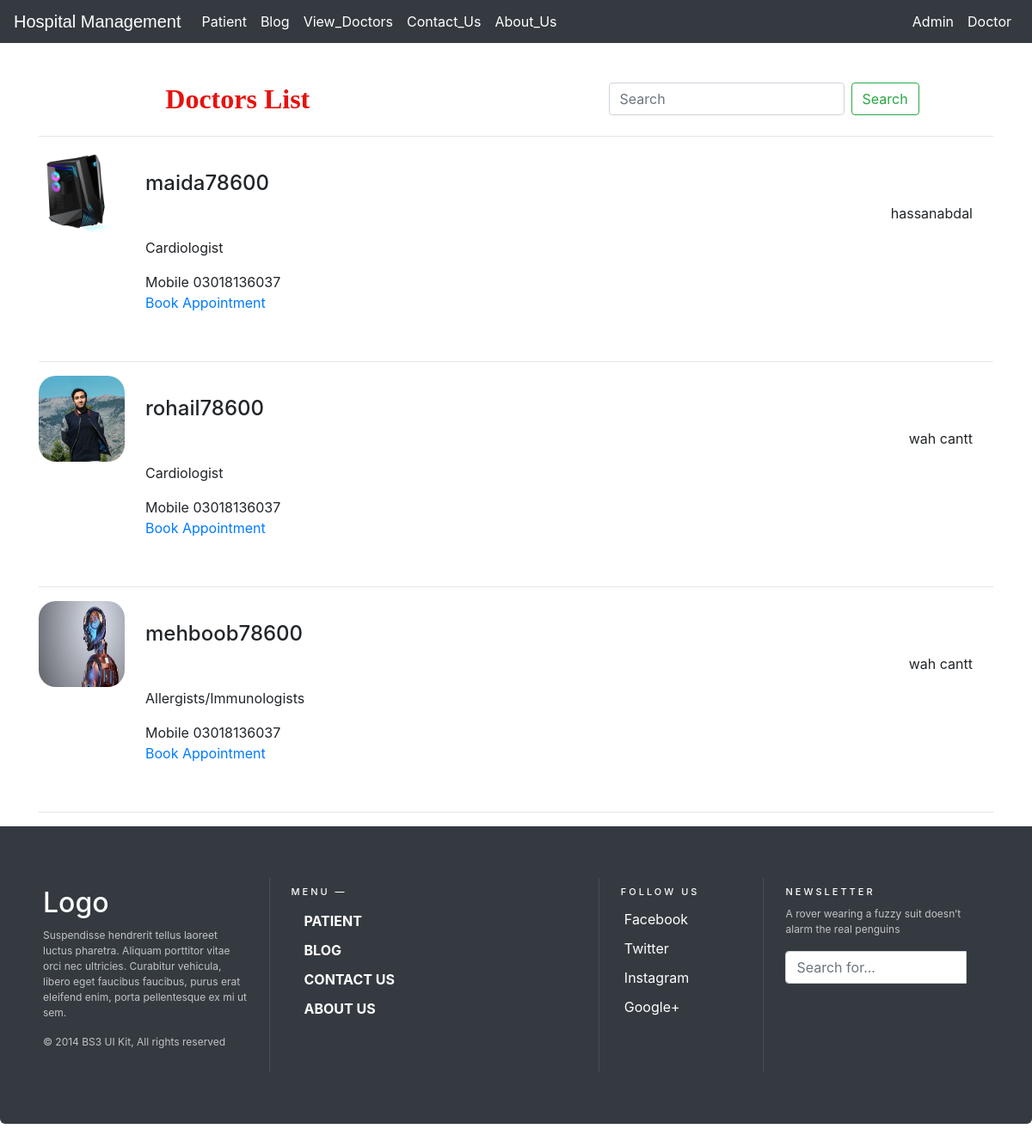
The app's page /view-doctors/ with its own data.
### hospital/models.py (models this page shows, shortened)
class Doctor(models.Model):
    user=models.OneToOneField(User,on_delete=models.CASCADE)
    profile_pic= models.ImageField(upload_to='profile_pic/DoctorProfilePic/',null=True,blank=True)
    address = models.CharField(max_length=40)
    mobile = models.CharField(max_length=20,null=True)
    department= models.CharField(max_length=50,choices=departments,default='Cardiologist')
    status=models.BooleanField(default=False)
    def __str__(self):
        return "{} ({})".format(self.user.first_name,self.department)

### hospital/views.py (the view)
# urls.py: path('view-doctors/', views.view_doctors ,name='viewdoctors'),
def view_doctors(request):
    x=Doctor.objects.all()
    print(x)
    return render(request , 'hospital/patient-view-doctors.html',{'data':x})

### templates/hospital/patient-view-doctors.html (shortened to what this page needs)
{% extends 'homebase.html'%}
{% block content%}
<div class="container">
    <div class="row">
        <div class="col-md-12 mt-5">
            <div class="container">
                <div class="row">
                    <h2 style="font-family : 'Monotype Corsiva' ; color : #E6120E ; font-weight : bold;margin-top:2%"
                        align="center" class="col-md-5 mt-5">
                        Doctors List</h2>
                    <div class="col-md-5 offset-md-2 mt-5">
                        <form class="form-inline" action="/doctor-search/" method="post">
                            <input class="form-control mr-sm-2" type="search" placeholder="Search" aria-label="Search"
                                   name="query">
                            <button class="btn btn-outline-success my-2 my-sm-0" type="submit">Search</button>
                        </form>
                    </div>
                </div>
            </div>
            <hr>
            {% for i in data%}
            <div class="well">
                <div class="media">
                    <a class="pull-left" href="/user-login/">
                        <img class="media-object" src="{{i.profile_pic.url}}"
                             style="height:100px; width:100px; border-radius:20%;">
                    </a>
                    <div class="media-body p-4">
                        <h4 class="media-heading">{{i.user.username}}</h4>
                        <p class="text-right">{{i.address}}</p>
                        <p>{{i.department|truncatechars:200}}</p>
                        <ul class="list-inline list-unstyled">
                            <li><span>Mobile {{ i.mobile}}</span></li>
                            <li>
                                <span><a class="" href="/patientclick">Book Appointment</a></span>
                            </li>
                        </ul>
                    </div>
                </div>
            </div>
            <hr>
            {% endfor %}
        </div>
    </div>
</div>
{% endblock content%}

### blog/templates/homebase.html (shortened to what this page needs)
<!DOCTYPE html>
<html lang="en" dir="ltr">
<head>
<body>
  {% include "hospital/navbar.html" %}
  {%block content%}
  {%endblock content%}
  {% include "hospital/footer.html" %}
</body>
</html>

### templates/hospital/navbar.html (shortened to what this page needs)
<!DOCTYPE html>
{% load static %}
<html lang="en">
<head>
  <link rel="stylesheet" href="https://stackpath.bootstrapcdn.com/bootstrap/4.3.1/css/bootstrap.min.css">
  <link rel="stylesheet" href="https://maxcdn.bootstrapcdn.com/font-awesome/4.7.0/css/font-awesome.min.css">
</head>
<body>
  <div class="bs-example">
    <nav class="navbar navbar-expand-md navbar-dark bg-dark fixed-top xcx">
      <a href="/" class="navbar-brand">Hospital Management</a>
      <div class="collapse navbar-collapse justify-content-between" id="navbarCollapse">
        <div class="navbar-nav bg-dark w-100">
          <a href="/patientclick" class="nav-item nav-link">Patient</a>
          <a href="/blog/" class="nav-item nav-link">Blog</a>
          <a href="/view-doctors/" class="nav-item nav-link">View_Doctors</a>
          <a href="/contactus" class="nav-item nav-link">Contact_Us</a>
          <a href="/aboutus" class="nav-item nav-link">About_Us</a>
        </div>
        <div class="navbar-nav">
             <a href="/adminclick" class="nav-item nav-link">Admin</a>
        <a href="/doctorclick" class="nav-item nav-link">Doctor</a>
        </div>
      </div>
    </nav>
  </div>
</body>
</html>

### templates/hospital/footer.html (shortened to what this page needs)
<head>
</head>
<footer class="footer-bs bg-dark">
        <div class="row">
            <div class="col-md-3 footer-brand animated fadeInLeft">
                <h2>Logo</h2>
                <p>Suspendisse hendrerit tellus laoreet luctus pharetra. Aliquam porttitor vitae orci nec ultricies. Curabitur vehicula, libero eget faucibus faucibus, purus erat eleifend enim, porta pellentesque ex mi ut sem.</p>
                <p>© 2014 BS3 UI Kit, All rights reserved</p>
            </div>
            <div class="col-md-4 footer-nav animated fadeInUp">
                <h4>Menu —</h4>
                <div class="col-md-6">
                    <ul class="pages">
                        <li><a href="/patientclick">Patient</a></li>
                        <li><a href="/blog">Blog</a></li>
                        <li><a href="/contactus">Contact Us</a></li>
                        <li><a href="/aboutus">About Us</a></li>
                    </ul>
                </div>
            </div>
            <div class="col-md-2 footer-social animated fadeInDown">
                <h4>Follow Us</h4>
                <ul>
                    <li><a href="#">Facebook</a></li>
                    <li><a href="#">Twitter</a></li>
                    <li><a href="#">Instagram</a></li>
                    <li><a href="#">Google+</a></li>
                </ul>
            </div>
            <div class="col-md-3 footer-ns animated fadeInRight">
                <h4>Newsletter</h4>
                <p>A rover wearing a fuzzy suit doesn’t alarm the real penguins</p>
                <p>
                    <div class="input-group">
                      <input type="text" class="form-control" placeholder="Search for...">
                      <span class="input-group-btn">
                        <button class="btn btn-default" type="button"></button>
                      </span>
                    </div>
                 </p>
            </div>
        </div>
    </footer>

### templates/hospital/navbar.html (style rules this page uses)
.bs-example { margin: 0px; }
.navbar-brand { font-size: 20px; font-family: sans-serif; }
.xcx { height:50px; }
.navbar-dark .navbar-nav .nav-link { color: white; }

### templates/hospital/footer.html (style rules this page uses)
.footer-bs { background-color: #3c3d41; padding: 60px 40px; color: rgba(255,255,255,1.00); margin-bottom: 20px; border-bottom-right-radius: 6px; border-top-left-radius: 0px; border-bottom-left-radius: 6px; }
.footer-bs .footer-brand, .footer-bs .footer-nav, .footer-bs .footer-social, .footer-bs .footer-ns { padding:10px 25px; }
.footer-bs .footer-nav, .footer-bs .footer-social, .footer-bs .footer-ns { border-color: transparent; }
.footer-bs .footer-brand h2 { margin:0px 0px 10px; }
.footer-bs .footer-brand p { font-size:12px; color:rgba(255,255,255,0.70); }
.footer-bs .footer-nav ul.pages { list-style:none; padding:0px; }
.footer-bs .footer-nav ul.pages li { padding:5px 0px; }
.footer-bs .footer-nav ul.pages a { color:rgba(255,255,255,1.00); font-weight:bold; text-transform:uppercase; }
.footer-bs .footer-nav h4 { font-size: 11px; text-transform: uppercase; letter-spacing: 3px; margin-bottom:10px; }
.footer-bs .footer-social ul { list-style:none; padding:0px; }
.footer-bs .footer-social h4 { font-size: 11px; text-transform: uppercase; letter-spacing: 3px; }
.footer-bs .footer-social li { padding:5px 4px; }
.footer-bs .footer-social a { color:rgba(255,255,255,1.00); }
.footer-bs .footer-ns h4 { font-size: 11px; text-transform: uppercase; letter-spacing: 3px; margin-bottom:10px; }
.footer-bs .footer-ns p { font-size:12px; color:rgba(255,255,255,0.70); }
@media (min-width: 768px) { .footer-bs .footer-nav, .footer-bs .footer-social, .footer-bs .footer-ns { border-left:solid 1px rgba(255,255,255,0.10); } }

### records on screen
Doctor: profile_pic (picture), user.username "maida78600", address "hassanabdal", department "Cardiologist", mobile "03018136037"
Doctor: profile_pic (picture), user.username "rohail78600", address "wah cantt", department "Cardiologist", mobile "03018136037"
Doctor: profile_pic (picture), user.username "mehboob78600", address "wah cantt", department "Allergists/Immunologists", mobile "03018136037"
